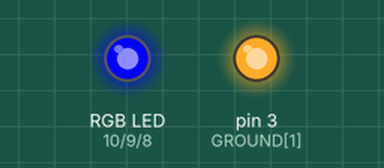
This sketch was run on a simulated Arduino Uno, built with avr-gcc and run on an emulated ATmega328P. On the bench: an RGB LED mixed from three pins (HIGH = lit), output pins drawn as LEDs (lit = HIGH).

Above: at 0.15 s.
At 1.36 s:
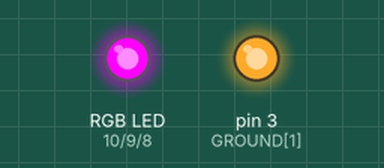
At 2.27 s:
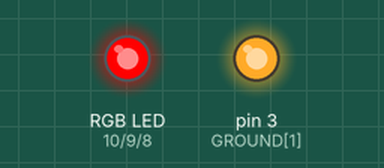
At 15.02 s:
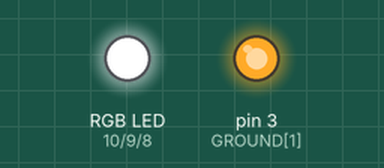
At 29.88 s:
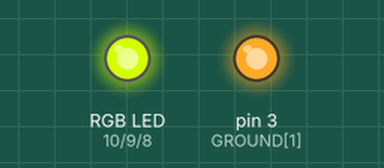
Timing chart, 0 to 29.8 s (numbered marks = the images above):
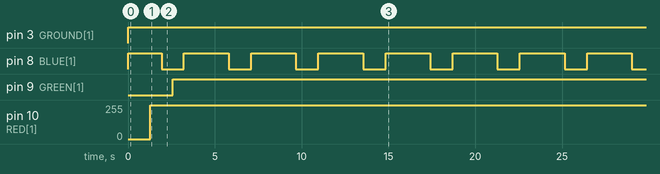

Measured:
- by itself, pin 3 (GROUND[1]): LOW → HIGH at 0.00 s
- by itself, pin 8 (BLUE[1]): repeats every 3.9 s: LOW 1.3 s, HIGH 2.6 s
- by itself, pin 9 (GREEN[1]): LOW → HIGH at 2.6 s
- by itself, pin 10 (RED[1]): 0/255 → 255/255 at 1.3 s

The sketch:

sketch_mar02b.ino
```cpp
int RED [3] = { 13, 10, 7 };
int GREEN [3] = { 12, 9, 6 };
int BLUE [3] = { 11, 8, 5 };
int GROUND [3] = { 4, 3, 2 };
int wait = 5;
int centerRed = 0, centerGreen = 0, centerBlue = 0;

void setup() {
}

void loop() {
  unsigned int color[3] = { 255, 0, 0 };  // Start off with RED

  // Choose the colors to increment and decrement
  for (int dec = 0; dec < 3; dec++)
  {
    int inc = dec == 2 ? 0 : dec + 1; // If dec is 2 set to 0, else add 1

    // cross-fade the two colours.
    for (int i = 0; i < 255; i++)
    {
      //int col = col == 2 ? 0 : col + 1;
      //int row = row == 2 ? 0 : row + 1;


      color[dec] -= 1;
      color[inc] += 1;

      /* setColor(color[0], color[1], color[2], row, col);
      delay(wait);
      turnOff(row, col);*/
      center(color[0], color[1], color[2]);
      //snakePattern(color[0], color[1], color[2]);
      /*square(color[0], color[1], color[2]);
      if (color[0] == 255) centerRed = 255, centerGreen = 0, centerBlue = 0;
      else if (color[1] == 255) centerRed = 0, centerGreen = 255, centerBlue = 0;
      else if (color[2] == 255) centerRed = 0, centerGreen = 0, centerBlue = 255;*/
    }
  }
}

void setColor(int red, int green, int blue, int row, int col)
{
  red = 255 - red;
  green = 255 - green;
  blue = 255 - blue;

  pinMode(RED[col], OUTPUT);
  pinMode(GREEN[col], OUTPUT);
  pinMode(BLUE[col], OUTPUT);
  pinMode(GROUND[row], OUTPUT);

  analogWrite(RED[col], red);
  analogWrite(GREEN[col], green);
  analogWrite(BLUE[col], blue);
  digitalWrite(GROUND[row], HIGH);
}

void turnOff(int row, int col)
{
  analogWrite(RED[col], 255);
  analogWrite(GREEN[col], 255);
  analogWrite(BLUE[col], 255);
  digitalWrite(GROUND[row], LOW);
}

void snakePattern(int red, int green, int blue)
{
  for (int col = 0; col < 3; col++)
  {
    int row = 0;
    setColor(red, green, blue, row, col);
    delay(wait);
    turnOff(row, col);
  }
  for (int col = 2; col > -1; col--)
  {
    int row = 1;
    setColor(red, green, blue, row, col);
    delay(wait);
    turnOff(row, col);
  }
  for (int col = 0; col < 3; col++)
  {
    int row = 2;
    setColor(red, green, blue, row, col);
    delay(wait);
    turnOff(row, col);
  }
  for (int col = 2; col > -1; col--)
  {
    int row = 1;
    setColor(red, green, blue, row, col);
    delay(wait);
    turnOff(row, col);
  }
}

void square(int red, int green, int blue)
{
  for (int col = 0; col < 3; col++)
  {
    int row = 0;
    setColor(red, green, blue, row, col);
    delay(wait);
    turnOff(row, col);
  }
  setColor(red, green, blue, 1, 2);
  delay(wait);
  turnOff(1, 2);
  for (int col = 2; col > -1; col--)
  {
    int row = 2;
    setColor(red, green, blue, row, col);
    delay(wait);
    turnOff(row, col);
  }
  setColor(red, green, blue, 1, 0);
  delay(wait);
  turnOff(1, 2);

  setColor(centerRed, centerGreen, centerBlue, 1, 1);
  delay(wait);
  turnOff(1,1);
}

void center(int red, int green, int blue)
{
  setColor(red, green, blue, 1, 1);
  delay(wait);
}
```
